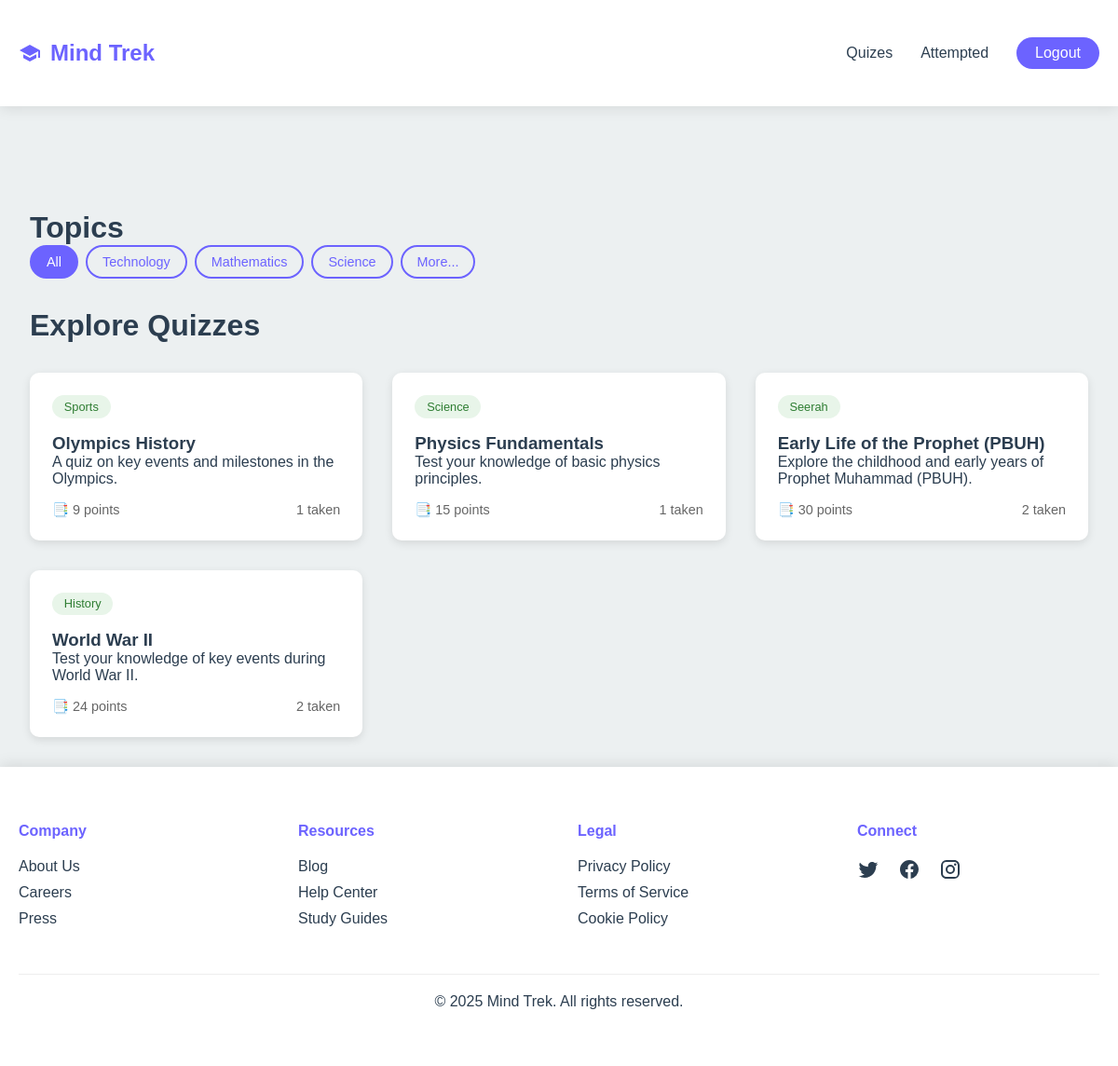
The app's page /quiz/quizzes/ (signed in) with its own data.
### quiz/models.py (models this page shows, shortened)
class Topic(models.Model):
    name = models.CharField(max_length=100, unique=True)
    description = models.TextField(blank=True, null=True)

class Quiz(models.Model):
    title = models.CharField(max_length=255)
    topic = models.ForeignKey(Topic, on_delete=models.CASCADE, related_name='quizzes')
    description = models.TextField(blank=True, null=True)
    points_per_question = models.PositiveIntegerField(default=1)
    created_at = models.DateTimeField(auto_now_add=True)
    def max_points(self):
        return self.questions.count() * self.points_per_question

class UserQuizAttempt(models.Model):
    user = models.ForeignKey(User, on_delete=models.CASCADE, related_name='quiz_attempts')
    quiz = models.ForeignKey(Quiz, on_delete=models.CASCADE, related_name='user_attempts')
    score = models.DecimalField(max_digits=5, decimal_places=2, default=0.00)
    completed_at = models.DateTimeField(auto_now_add=True)

### quiz/views.py (the view)
# urls.py: path("quizzes/", views.quizzes, name="quizzes"),
@login_required(login_url="users:login")
def quizzes(request):
    topics = Topic.objects.all().order_by('?')[:3]
    quizes = Quiz.objects.all().order_by("?")
    return render(request, "quiz/quizzes.html", {"quizzes": quizes, "topics": topics})

### quiz/templates/quiz/quizzes.html (shortened to what this page needs)
{% extends "layout.html" %}
{% load static %}
{% block statics %}
    <link rel="stylesheet" href="{% static "css/quizzes.css" %}">
{% endblock statics %}
{% block content %}
<main class="main-content">
    <h1>Topics</h1>
    <div class="quiz-filters">
        <a class="filter-btn active" href="#">All</a>
        {% for topic in topics %}
            <a class="filter-btn" href="#">{{ topic.name }}</a>
        {% endfor %}
        <a class="filter-btn" href="#">More...</a>
    </div>
    <h1>Explore Quizzes</h1>
    <div class="quiz-list">
        {% for quiz in quizzes %}
            <div class="quiz-item">
                <span class="difficulty easy">{{ quiz.topic.name }}</span>
                <h3><a href="{% url "quiz:quiz-details" quiz_id=quiz.id %}">{{ quiz.title }}</a></h3>
                <p>{{ quiz.description }}</p>
                <div class="quiz-stats">
                    <span>📑 {{ quiz.max_points }} points</span>
                    <span>{{ quiz.user_attempts.all|length  }} taken</span>
                </div>
            </div>
        {% endfor %}
    </div>
  </main>
{% endblock content %}

### static/css/general.css (style rules this page uses)
:root { --primary: #6C63FF; --secondary: #4CAF50; --dark: #2C3E50; --light: #ECF0F1; }
* { margin: 0; padding: 0; box-sizing: border-box; font-family: 'Poppins', sans-serif; }
body { background: var(--light); color: var(--dark); min-height: 100vh; display: flex; flex-direction: column; }

### static/css/quizzes.css (style rules this page uses)
.main-content { margin-top: 80px; padding: 2rem; min-width: 1200px; margin-left: auto; margin-right: auto; }
.quiz-filters { display: flex; gap: 0.5rem; margin-bottom: 2rem; flex-wrap: wrap; }
.filter-btn { padding: 0.5rem 1rem; border: 2px solid var(--primary); border-radius: 25px; background: transparent; color: var(--primary); cursor: pointer; transition: all 0.3s ease; font-size: 0.9rem; text-decoration: none; }
.filter-btn.active { background: var(--primary); color: white; }
.quiz-list { display: grid; grid-template-columns: repeat(auto-fill, minmax(300px, 1fr)); gap: 2rem; margin-top: 2rem; }
.quiz-item { background: white; border-radius: 10px; padding: 1.5rem; box-shadow: 0 3px 10px rgba(0,0,0,0.1); transition: all 0.3s ease; cursor: pointer; }
.quiz-item a { text-decoration: none; color: var(--dark); transition: all .4s; }
.difficulty, .topic { display: inline-block; padding: 0.3rem 0.8rem; border-radius: 15px; font-size: 0.8rem; margin-bottom: 1rem; }
.easy { background: #E8F5E9; color: #2E7D32; }
.quiz-stats { display: flex; justify-content: space-between; margin-top: 1rem; font-size: 0.9rem; color: #666; }

### records on screen
Topic: name "Technology"
Topic: name "Mathematics"
Topic: name "Science"
Quiz: topic.name "Sports", title "Olympics History", description "A quiz on key events and milestones in the Olympics.", max_points "9", user_attempts.all|length "1"
Quiz: topic.name "Science", title "Physics Fundamentals", description "Test your knowledge of basic physics principles.", max_points "15", user_attempts.all|length "1"
Quiz: topic.name "Seerah", title "Early Life of the Prophet (PBUH)", description "Explore the childhood and early years of Prophet Muhammad (PBUH).", max_points "30", user_attempts.all|length "2"
Quiz: topic.name "History", title "World War II", description "Test your knowledge of key events during World War II.", max_points "24", user_attempts.all|length "2"
